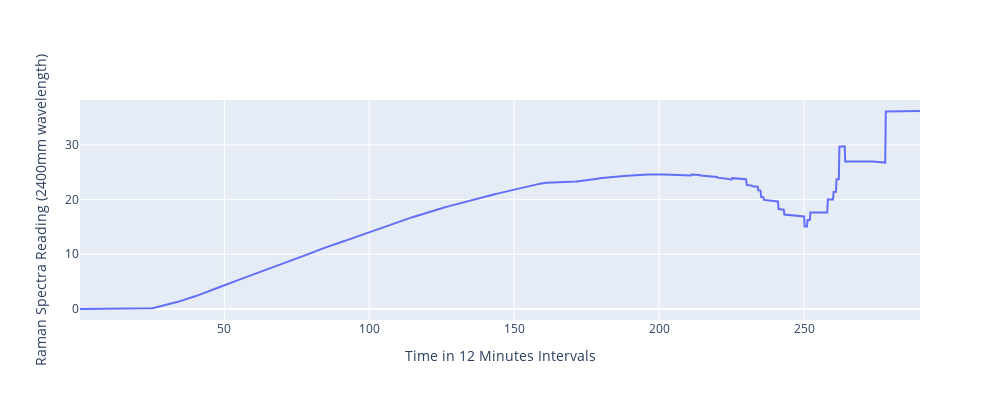

Notebook cell for this chart:
### Markdown cell above
- #### Time series plot of the continously measured pennicilin concentration

### Code cell
# Create figure
fig = go.Figure()


# Add trace
fig.add_trace(go.Scatter(
    x=df_grouped.index,
    y=df_grouped['Penicillin concentration(P:g/L)'],
    mode="lines",  # or "lines+markers"
    name="y value",
   
))

fig.update_layout(
    width=1000,    # width in pixels
    height=400,   # height in pixels
    xaxis_title='Time in 12 Minutes Intervals',
    yaxis_title='Raman Spectra Reading (2400mm wavelength)'

)
fig.show()

### Figure 1 — Plotly figure (JSON) as saved in the notebook; plotly's stock layout.template omitted (floating-point values rounded to 4 significant figures; data arrays with more than 128 entries replaced by an {"elided": "..."} marker saying what was removed)
{"data": [{"mode": "lines", "name": "y value", "type": "scatter", "x": {"elided": "1450 float values"}, "y": {"elided": "1450 float values"}}], "layout": {"height": 400, "width": 1000, "xaxis": {"title": {"text": "Time in 12 Minutes Intervals"}}, "yaxis": {"title": {"text": "Raman Spectra Reading (2400mm wavelength)"}}}}
